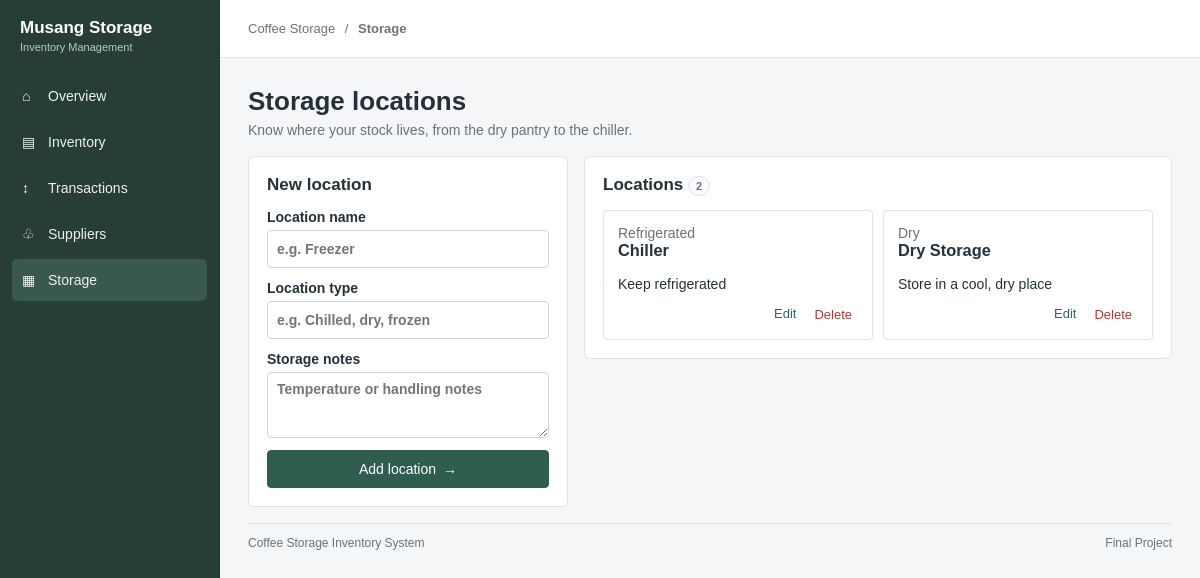
/?page=storage, run on the app's committed database.
### tables this page shows
CREATE TABLE storage_locations (
    location_id INT UNSIGNED AUTO_INCREMENT PRIMARY KEY,
    location_name VARCHAR(100) NOT NULL UNIQUE,
    location_type VARCHAR(50),
    conditions_note VARCHAR(255)
);

### index.php (called while the page is built, shortened)
<?php
require __DIR__ . '/config/database.php';
require __DIR__ . '/includes/helpers.php';
$page = (string) ($_GET['page'] ?? 'dashboard');
require __DIR__ . '/includes/page_data.php';
require __DIR__ . '/includes/layout_header.php';
require __DIR__ . '/' . $page . '/index.php';
require __DIR__ . '/includes/layout_footer.php';

### includes/page_data.php (called while the page is built, shortened)
<?php
$locations = $conn->query('SELECT location_id, location_name, location_type, conditions_note FROM storage_locations ORDER BY location_name')->fetch_all(MYSQLI_ASSOC);
$editLocation = null;

### includes/helpers.php (called while the page is built, shortened)
<?php
function e(mixed $value): string
{
    return htmlspecialchars((string) $value, ENT_QUOTES, 'UTF-8');
}

### storage/index.php (the view, shortened to what this page needs)
<div class="page-heading">
    <h1>Storage locations</h1>
    <p class="subheading">Know where your stock lives, from the dry pantry to the chiller.</p>
</div>
<div class="management-layout">
    <section class="panel management-form">
        <div class="panel-heading">
            <div>
                <h2><?= $editLocation ? 'Edit location' : 'New location' ?></h2>
            </div>
        </div>
        <form method="post" class="stack-form">
            <label>
                Location name
                <input
                    name="location_name"
                    maxlength="100"
                    required
                    placeholder="e.g. Freezer"
                    value="<?= e($editLocation['location_name'] ?? '') ?>"
                >
            </label>
            <label>
                Location type
                <input
                    name="location_type"
                    maxlength="50"
                    placeholder="e.g. Chilled, dry, frozen"
                    value="<?= e($editLocation['location_type'] ?? '') ?>"
                >
            </label>
            <label>
                Storage notes
                <textarea
                    name="conditions_note"
                    maxlength="255"
                    rows="3"
                    placeholder="Temperature or handling notes"
                ><?= e($editLocation['conditions_note'] ?? '') ?></textarea>
            </label>
            <button class="button button-dark button-wide" type="submit">
                <?= $editLocation ? 'Save changes' : 'Add location' ?>
                <span>→</span>
            </button>
        </form>
    </section>
    <section class="panel">
        <div class="panel-heading">
            <div>
                <h2>
                    Locations
                    <span class="count-pill"><?= count($locations) ?></span>
                </h2>
            </div>
        </div>
        <?php if (!$locations): ?>
            <div class="empty-state">
                <span class="empty-icon">▦</span>
                <strong>No locations yet</strong>
                <p>Add a storage location before recording deliveries.</p>
            </div>
        <?php else: ?>
            <div class="location-grid">
                <?php foreach ($locations as $location): ?>
                    <article class="location-card">
                        <span class="location-kind">
                            <?= e($location['location_type'] ?: 'STORAGE AREA') ?>
                        </span>
                        <h3><?= e($location['location_name']) ?></h3>
                        <p><?= e($location['conditions_note'] ?: 'No storage notes added.') ?></p>
                        <div class="directory-actions">
                            <a
                                class="action-link"
                                href="?page=storage&amp;edit=<?= e($location['location_id']) ?>"
                            >
                                Edit
                            </a>
                            <form
                                method="post"
                                onsubmit="return confirm('Delete this location? Locations linked to stock batches cannot be deleted.');"
                            >
                                <button class="action-link danger-link" type="submit">
                                    Delete
                                </button>
                            </form>
                        </div>
                    </article>
                <?php endforeach; ?>
            </div>
        <?php endif; ?>
    </section>
</div>

### assets/style.css (style rules this page uses)
:root { --background: #f4f6f8; --surface: #ffffff; --text: #24313a; --muted: #68737b; --border: #dde3e7; --primary: #2f5d50; --primary-hover: #24483e; --danger: #a33d35; --warning: #a26722; }
* { box-sizing: border-box; }
body { margin: 0; background: var(--background); color: var(--text); font-family: Arial, Helvetica, sans-serif; font-size: 14px; }
a { color: inherit; text-decoration: none; }
button, input, select, textarea { font: inherit; }
.page-heading { margin-bottom: 18px; }
h1, h2, h3, p { margin-top: 0; }
h1 { margin-bottom: 5px; font-size: 26px; }
h2 { margin-bottom: 0; font-size: 17px; }
.subheading { margin-bottom: 0; color: var(--muted); }
.button { display: inline-flex; min-height: 38px; align-items: center; justify-content: center; gap: 7px; padding: 8px 13px; border: 1px solid var(--primary); border-radius: 4px; background: var(--surface); color: var(--primary); cursor: pointer; }
.button-dark { background: var(--primary); color: #ffffff; }
.button-wide { width: 100%; }
.stat-card, .panel { border: 1px solid var(--border); border-radius: 6px; background: var(--surface); }
.panel { margin-bottom: 16px; padding: 18px; }
.panel-heading, .inventory-toolbar { display: flex; align-items: center; justify-content: space-between; gap: 12px; margin-bottom: 14px; }
.text-link, .action-link { color: #315f78; font-size: 13px; }
.danger-link { border: 0; background: none; color: var(--danger); cursor: pointer; }
.mini-pill, .form-badge, .count-pill { display: inline-block; padding: 3px 7px; border: 1px solid var(--border); border-radius: 10px; background: #f8fafb; color: var(--muted); font-size: 11px; }
.row-actions, .directory-actions { display: flex; justify-content: flex-end; gap: 12px; }
.row-actions form, .directory-actions form { display: inline; }
.form-grid, .management-layout, .transaction-layout { display: grid; gap: 16px; }
.management-layout { grid-template-columns: 320px minmax(0, 1fr); align-items: start; }
.stack-form, .form-grid, .pricing-form { display: grid; gap: 12px; }
label { display: grid; gap: 5px; font-weight: 600; }
input:not([type="checkbox"]), select, textarea { width: 100%; min-height: 38px; padding: 8px 9px; border: 1px solid #cbd5da; border-radius: 4px; background: #ffffff; color: var(--text); }
textarea { resize: vertical; }
.management-form, .transaction-form-panel { position: static; }
.location-grid { display: grid; grid-template-columns: repeat(2, minmax(0, 1fr)); gap: 10px; }
.location-card { min-height: 130px; padding: 14px; border: 1px solid var(--border); border-radius: 4px; }
.location-kind, .table-sub, .directory-arrow { color: var(--muted); }

### data on the page
storage_locations: location_type "Refrigerated", location_name "Chiller", conditions_note "Keep refrigerated"
storage_locations: location_type "Dry", location_name "Dry Storage", conditions_note "Store in a cool, dry place"

### other printed values
$icon "⌂"
$label "Overview"
$icon "▤"
$label "Inventory"
$icon "↕"
$label "Transactions"
$icon "♧"
$label "Suppliers"
$icon "▦"
$label "Storage"
$title "Storage"
count($locations) "2"
